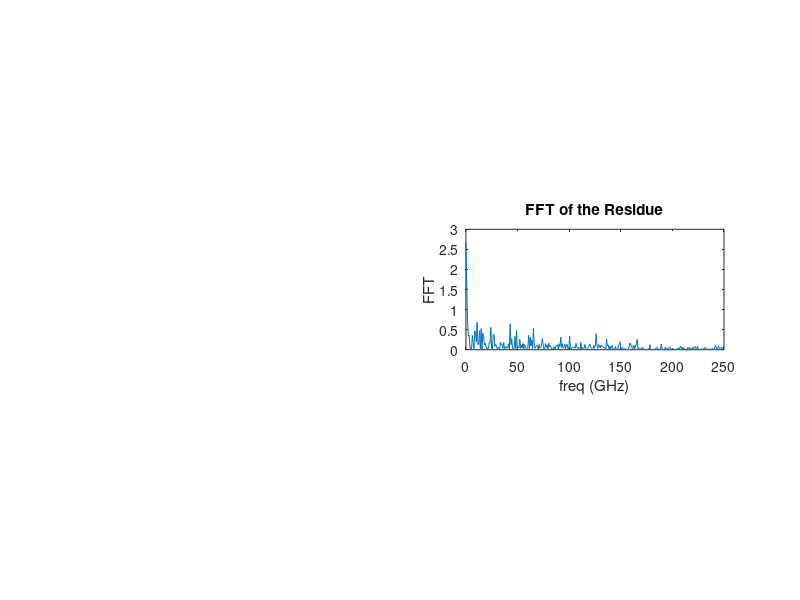

Write the MATLAB code that produced this figure.
clear all

rawdata = importdata('Datos.txt');
t = rawdata(1,:)';
x = rawdata(2,:)';
clear rawdata

%%

N = length(x);
M = round(N*0.75);

X = zeros(N-M,M);

for i=1:M
    for k=1:N-M
        X(k,i)=x(i+k);
    end
end
clear i k

%%

XX = X * X';
[U, D] = eig(XX);
d = eig(XX);

% for i = 1:length(d)
%     hey = U(1,i);
%     hello = U(:,i);
%     U(:,i) = hello/hey;
% end
% clear hello hey

%%

nsignificant = 4;

F = zeros(nsignificant);

for j=length(d)-nsignificant+1:length(d)
%for j=1:size(D,1)
  F(j,j)=1/sqrt(d(j));% 1 overlambda
end
    
%%

V=X'*U*F;
xvector=x(1:N-M);
A=V*F'*U'*xvector;

%%

c(1)=1;
for i=1:length(A)
    c(i+1)=-A(i);
end
r=roots(c);
s=sort(r); % sorted from smallest to largest absolute value
l=rank(D);

%%

for i=1:length(s)
    ss(i)=s(length(s)-i+1);    
end
ss = ss'; % sorted from largest to smallest absolute value

%%

dtime = 2;

for j=1:l
 
    b(j)=log(abs(ss(j)))/dtime;
    w(j)=angle(ss(j))/dtime;

end

%%

[P,I]=sort(w);
Z=b(I);

%%

Nzeros=0;
for j=1:l
    if w(j)==0
        Nzeros=Nzeros+1;
    end
end

for i=1:round((l-Nzeros)/2+Nzeros)
    WW(i)=abs(P(i));
    BBB(i)=(Z(i));  
end

%%

Npos=0;
for j=1:length(BBB);
    if BBB(j)>=0
        Npos=Npos+1;
    end
end

[B1,J]=sort(BBB);
W1=WW(J);

for i=1:length(B1)
    B2(i)=B1(length(B1)-i+1);
    W2(i)=W1(length(B1)-i+1);
end

for j=1:Npos
    W(j)=W2(j);
    B(j)=B2(j);
end   

%%

% LS for amplitudes and phases

% setup matrices

for i=1:N
    for j=1:length(W);
        Xbar(i,2*j-1)=exp(-B(j)*(i-1)*dtime)*cos(W(j)*(i-1)*dtime);
        Xbar(i,2*j)=-exp(-B(j)*(i-1)*dtime)*sin(W(j)*(i-1)*dtime);
    end
end


%%

XXbar = Xbar*Xbar';
[Ubar,Dbar] = eig(XXbar);
dbar = eig(XXbar);

%%

n1=1:length(dbar);
%figure
%plot(n1,dbar,'o')

%n11=input('number of points lambda');

n11=rank(XXbar);
Fbar=zeros(n11);
for j=length(dbar)-n11+1:length(dbar)

  Fbar(j,j)=1/sqrt(dbar(j));% 1 overlambda
    end


Vbar=Xbar'*Ubar*Fbar;


%least-squares

AA=Vbar*Fbar'*Ubar'*x;

%%

for i=1:length(W)

     if AA(2*i-1)==0 & AA(2*i)==0
           C(i)=0;fi(i)=0;
     elseif AA(2*i-1)==0
            fi(i)=sign(AA(2*i))*pi/2;
             C(i)=abs(AA(2*i));
     elseif AA(2*i)==0
             fi(i)=(1-sign(AA(2*i-1)))*pi/2;
             C(i)=abs(AA(2*i-1));
        else
   fi(i)=atan2(AA(2*i),AA(2*i-1));
 
    C(i)=sqrt(AA(2*i)^2+AA(2*i-1)^2);
    end
    end

%%

for i=1:length(W)
   %if W(i)<40
      yy(:,i)=C(i).*exp(-B(i).*(t-t(1))).*cos(W(i).*(t-t(1))+fi(i));
   %else
   %      yy(:,i)=0*t;
   %end
end

yy = yy';
Y = sum(yy);
Chi2=sum((Y-x').^2)/N

%%

% up to here the programm, ahead calculations to evaluate if the fit is good enough

%calculation of the residue for evaluating the fit

residue=x'-Y;

%FFt of the residue

%Y1 = fft(residue,4096);
Y1=fft(residue);
NN=length(Y1);
Pyy= Y1.*conj(Y1)/(NN-1);
frequ = 1/(t(2)-t(1))/NN*(0:((NN/2)-1))*100/3*30;%in GHz
FFTResidue=Pyy(1:NN/2);
frequ=frequ';
%figure;
subplot(3,2,4);
plot(frequ,Pyy(1:NN/2));title('FFT of the Residue');xlabel('freq (GHz)');ylabel('FFT');
